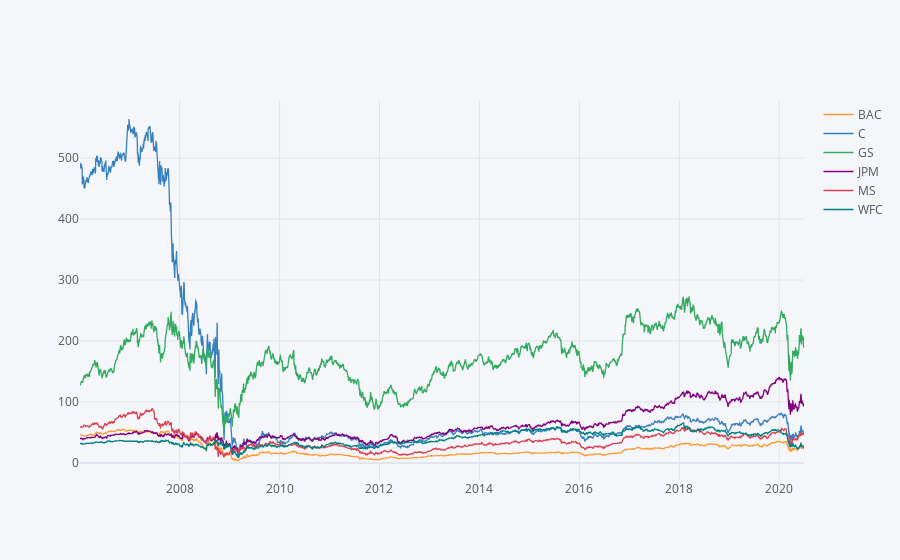

The code cell stored with this chart in its notebook:
### Code cell
bank_stocks.xs(key="Close",axis=1,level="Stock Info").iplot()

### Figure 1 — Plotly figure (JSON) as saved in the notebook; plotly's stock layout.template omitted (floating-point values rounded to 4 significant figures; data arrays with more than 128 entries replaced by an {"elided": "..."} marker saying what was removed)
{"data": [{"line": {"color": "rgba(255, 153, 51, 1.0)", "dash": "solid", "shape": "linear", "width": 1.3}, "mode": "lines", "name": "BAC", "text": "", "type": "scatter", "x": {"elided": "3648 str values"}, "y": {"elided": "3648 float values"}}, {"line": {"color": "rgba(55, 128, 191, 1.0)", "dash": "solid", "shape": "linear", "width": 1.3}, "mode": "lines", "name": "C", "text": "", "type": "scatter", "x": {"elided": "3648 str values"}, "y": {"elided": "3648 float values"}}, {"line": {"color": "rgba(50, 171, 96, 1.0)", "dash": "solid", "shape": "linear", "width": 1.3}, "mode": "lines", "name": "GS", "text": "", "type": "scatter", "x": {"elided": "3648 str values"}, "y": {"elided": "3648 float values"}}, {"line": {"color": "rgba(128, 0, 128, 1.0)", "dash": "solid", "shape": "linear", "width": 1.3}, "mode": "lines", "name": "JPM", "text": "", "type": "scatter", "x": {"elided": "3648 str values"}, "y": {"elided": "3648 float values"}}, {"line": {"color": "rgba(219, 64, 82, 1.0)", "dash": "solid", "shape": "linear", "width": 1.3}, "mode": "lines", "name": "MS", "text": "", "type": "scatter", "x": {"elided": "3648 str values"}, "y": {"elided": "3648 float values"}}, {"line": {"color": "rgba(0, 128, 128, 1.0)", "dash": "solid", "shape": "linear", "width": 1.3}, "mode": "lines", "name": "WFC", "text": "", "type": "scatter", "x": {"elided": "3648 str values"}, "y": {"elided": "3648 float values"}}], "layout": {"legend": {"bgcolor": "#F5F6F9", "font": {"color": "#4D5663"}}, "paper_bgcolor": "#F5F6F9", "plot_bgcolor": "#F5F6F9", "title": {"font": {"color": "#4D5663"}}, "xaxis": {"gridcolor": "#E1E5ED", "showgrid": true, "tickfont": {"color": "#4D5663"}, "title": {"font": {"color": "#4D5663"}, "text": ""}, "zerolinecolor": "#E1E5ED"}, "yaxis": {"gridcolor": "#E1E5ED", "showgrid": true, "tickfont": {"color": "#4D5663"}, "title": {"font": {"color": "#4D5663"}, "text": ""}, "zerolinecolor": "#E1E5ED"}}}
